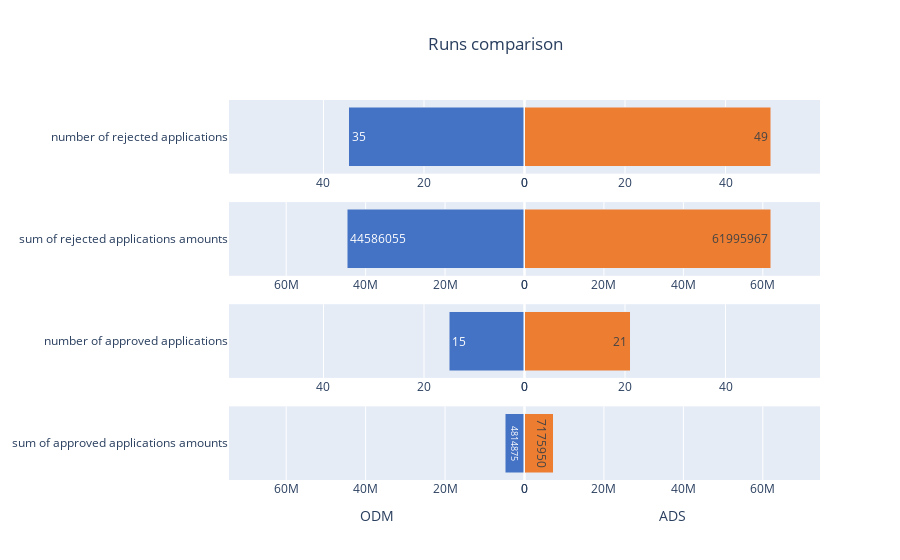

Write notebook code for a chart like this one.
### Markdown cell above
__BIDIRECTIONAL BAR CHARTS__

### Code cell
fig = make_subplots(rows=4, cols=2, specs=[[{}, {}], [{}, {}], [{}, {}], [{}, {}]], shared_xaxes=False,
                    shared_yaxes=True, horizontal_spacing=0)

rejected_loan=[datasink_odm.query(select_rejected_decision_odm).shape[0], datasink_ads.query(select_rejected_decision_ads).shape[0]]
rejected_loan_amount=[datasink_odm.query(select_rejected_decision_odm)[get_decision_amount_odm].sum(), datasink_ads.query(select_rejected_decision_ads)[get_decision_amount_ads].sum()]
approved_loan=[datasink_odm.query(select_approved_decision_odm).shape[0], datasink_ads.query(select_approved_decision_ads).shape[0]]
approved_loan_amount=[datasink_odm.query(select_approved_decision_odm)[get_decision_amount_odm].sum(), datasink_ads.query(select_approved_decision_ads)[get_decision_amount_ads].sum()]


fig.append_trace(go.Bar(
    y=['number of rejected applications'],
    x=[rejected_loan[0]],
    name='Rejected',
    text=rejected_loan[0],
    textposition='inside',
    showlegend=False,
    marker_color='#4472c4',
    #base=0,
    orientation='h',
), 1, 1)
fig.append_trace(go.Bar(
    y=['number of rejected applications'],
    x=[rejected_loan[1]],
    name='Rejected',
    text=rejected_loan[1],
    #base=0,
    textposition='inside',
    showlegend=False,
    orientation='h',
    marker_color='#ed7d31'
), 1, 2)


fig.append_trace(go.Bar(
    y=['sum of rejected applications amounts'],
    x=[rejected_loan_amount[0]],
    name='Rejected',
    text=str(rejected_loan_amount[0]),
    textposition='inside',
    showlegend=False,
    marker_color='#4472c4',
    #base=0,
    orientation='h',
), 2, 1)
fig.append_trace(go.Bar(
    y=['sum of rejected applications amounts'],
    x=[rejected_loan_amount[1]],
    name='Rejected',
    text=str(rejected_loan_amount[1]),
    #base=0,
    textposition='inside',
    showlegend=False,
    orientation='h',
    marker_color='#ed7d31'
), 2, 2)


fig.append_trace(go.Bar(
    y=['number of approved applications'],
    x=[approved_loan[0]],
    name='Approved',
    text=approved_loan[0],
    textposition='inside',
    showlegend=False,
    marker_color='#4472c4',
    #base=0,
    orientation='h',
), 3, 1)
fig.append_trace(go.Bar(
    y=['number of approved applications'],
    x=[approved_loan[1]],
    name='Approved',
    text=approved_loan[1],
    #base=0,
    textposition='inside',
    showlegend=False,
    orientation='h',
    marker_color='#ed7d31'
), 3, 2)

fig.append_trace(go.Bar(
    y=['sum of approved applications amounts'],
    x=[approved_loan_amount[0]],
    name='Approved',
    text=str(approved_loan_amount[0]),
    textposition='inside',
    showlegend=False,
    marker_color='#4472c4',
    #base=0,
    orientation='h',
), 4, 1)
fig.append_trace(go.Bar(
    y=['sum of approved applications amounts'],
    x=[approved_loan_amount[1]],
    name='Approved',
    text=str(approved_loan_amount[1]),
    #base=0,
    textposition='inside',
    showlegend=False,
    orientation='h',
    marker_color='#ed7d31'
), 4, 2)

butterfly_amount_view_width_ratio = max([datasink_ads.query(select_rejected_decision_ads)[get_decision_amount_ads].sum(),
                                        datasink_ads.query(select_approved_decision_ads)[get_decision_amount_ads].sum(),
                                        datasink_odm.query(select_rejected_decision_odm)[get_decision_amount_ads].sum(),
                                        datasink_odm.query(select_approved_decision_odm)[get_decision_amount_ads].sum()]) * 1.2

butterfly_approval_view_width_ratio = max([datasink_ads.query(select_rejected_decision_ads).shape[0],
                                        datasink_ads.query(select_approved_decision_ads).shape[0],
                                        datasink_odm.query(select_rejected_decision_odm).shape[0],
                                        datasink_odm.query(select_approved_decision_odm).shape[0]]) * 1.2

fig.update_xaxes(showticklabels=True, row=1, col=1, range=[butterfly_approval_view_width_ratio, 0])
fig.update_xaxes(showticklabels=True, row=1, col=2, range=[0, butterfly_approval_view_width_ratio])

fig.update_xaxes(showticklabels=True, row=2, col=1, range=[butterfly_amount_view_width_ratio, 0])
fig.update_xaxes(showticklabels=True, row=2, col=2, range=[0, butterfly_amount_view_width_ratio])

fig.update_xaxes(showticklabels=True, row=3, col=1, range=[butterfly_approval_view_width_ratio, 0])
fig.update_xaxes(showticklabels=True, row=3, col=2, range=[0, butterfly_approval_view_width_ratio])

fig.update_xaxes(showticklabels=True, title_text="ODM", row=4, col=1, range=[butterfly_amount_view_width_ratio, 0])
fig.update_xaxes(showticklabels=True, title_text="ADS", row=4, col=2, range=[0, butterfly_amount_view_width_ratio])


fig.update_layout(
    barmode='stack',
    height=800,
    title={'text': f"Runs comparison",
          'x':0.55,
          'xanchor': 'center'
    })

"""
fig.update_yaxes(
        ticktext=bidirectional_bar_chart_label,
        tickvals=bidirectional_bar_chart_label
    )
"""

iplot(fig)

### Figure 1 — Plotly figure (JSON) as saved in the notebook; plotly's stock layout.template omitted (floating-point values rounded to 4 significant figures)
{"data": [{"marker": {"color": "#4472c4"}, "name": "Rejected", "orientation": "h", "showlegend": false, "text": "35", "textposition": "inside", "type": "bar", "x": [35], "xaxis": "x", "y": ["number of rejected applications"], "yaxis": "y"}, {"marker": {"color": "#ed7d31"}, "name": "Rejected", "orientation": "h", "showlegend": false, "text": "49", "textposition": "inside", "type": "bar", "x": [49], "xaxis": "x2", "y": ["number of rejected applications"], "yaxis": "y2"}, {"marker": {"color": "#4472c4"}, "name": "Rejected", "orientation": "h", "showlegend": false, "text": "44586055", "textposition": "inside", "type": "bar", "x": [44586055], "xaxis": "x3", "y": ["sum of rejected applications amounts"], "yaxis": "y3"}, {"marker": {"color": "#ed7d31"}, "name": "Rejected", "orientation": "h", "showlegend": false, "text": "61995967", "textposition": "inside", "type": "bar", "x": [61995967], "xaxis": "x4", "y": ["sum of rejected applications amounts"], "yaxis": "y4"}, {"marker": {"color": "#4472c4"}, "name": "Approved", "orientation": "h", "showlegend": false, "text": "15", "textposition": "inside", "type": "bar", "x": [15], "xaxis": "x5", "y": ["number of approved applications"], "yaxis": "y5"}, {"marker": {"color": "#ed7d31"}, "name": "Approved", "orientation": "h", "showlegend": false, "text": "21", "textposition": "inside", "type": "bar", "x": [21], "xaxis": "x6", "y": ["number of approved applications"], "yaxis": "y6"}, {"marker": {"color": "#4472c4"}, "name": "Approved", "orientation": "h", "showlegend": false, "text": "4814875", "textposition": "inside", "type": "bar", "x": [4814875], "xaxis": "x7", "y": ["sum of approved applications amounts"], "yaxis": "y7"}, {"marker": {"color": "#ed7d31"}, "name": "Approved", "orientation": "h", "showlegend": false, "text": "7175950", "textposition": "inside", "type": "bar", "x": [7175950], "xaxis": "x8", "y": ["sum of approved applications amounts"], "yaxis": "y8"}], "layout": {"autosize": true, "barmode": "stack", "title": {"text": "Runs comparison", "x": 0.55, "xanchor": "center"}, "xaxis": {"anchor": "y", "domain": [0, 0.5], "range": [58.8, 0], "showticklabels": true, "type": "linear"}, "xaxis2": {"anchor": "y2", "domain": [0.5, 1], "range": [0, 58.8], "showticklabels": true, "type": "linear"}, "xaxis3": {"anchor": "y3", "domain": [0, 0.5], "range": [74400000.0, 0], "showticklabels": true, "type": "linear"}, "xaxis4": {"anchor": "y4", "domain": [0.5, 1], "range": [0, 74400000.0], "showticklabels": true, "type": "linear"}, "xaxis5": {"anchor": "y5", "domain": [0, 0.5], "range": [58.8, 0], "showticklabels": true, "type": "linear"}, "xaxis6": {"anchor": "y6", "domain": [0.5, 1], "range": [0, 58.8], "showticklabels": true, "type": "linear"}, "xaxis7": {"anchor": "y7", "domain": [0, 0.5], "range": [74400000.0, 0], "showticklabels": true, "title": {"text": "ODM"}, "type": "linear"}, "xaxis8": {"anchor": "y8", "domain": [0.5, 1], "range": [0, 74400000.0], "showticklabels": true, "title": {"text": "ADS"}, "type": "linear"}, "yaxis": {"anchor": "x", "autorange": true, "domain": [0.8063, 1], "range": [-0.5, 0.5], "type": "category"}, "yaxis2": {"anchor": "x2", "autorange": true, "domain": [0.8063, 1], "matches": "y", "range": [-0.5, 0.5], "showticklabels": false, "type": "category"}, "yaxis3": {"anchor": "x3", "autorange": true, "domain": [0.5375, 0.7312], "range": [-0.5, 0.5], "type": "category"}, "yaxis4": {"anchor": "x4", "autorange": true, "domain": [0.5375, 0.7312], "matches": "y3", "range": [-0.5, 0.5], "showticklabels": false, "type": "category"}, "yaxis5": {"anchor": "x5", "autorange": true, "domain": [0.2687, 0.4625], "range": [-0.5, 0.5], "type": "category"}, "yaxis6": {"anchor": "x6", "autorange": true, "domain": [0.2687, 0.4625], "matches": "y5", "range": [-0.5, 0.5], "showticklabels": false, "type": "category"}, "yaxis7": {"anchor": "x7", "autorange": true, "domain": [0, 0.1938], "range": [-0.5, 0.5], "type": "category"}, "yaxis8": {"anchor": "x8", "autorange": true, "domain": [0, 0.1938], "matches": "y7", "range": [-0.5, 0.5], "showticklabels": false, "type": "category"}}}
